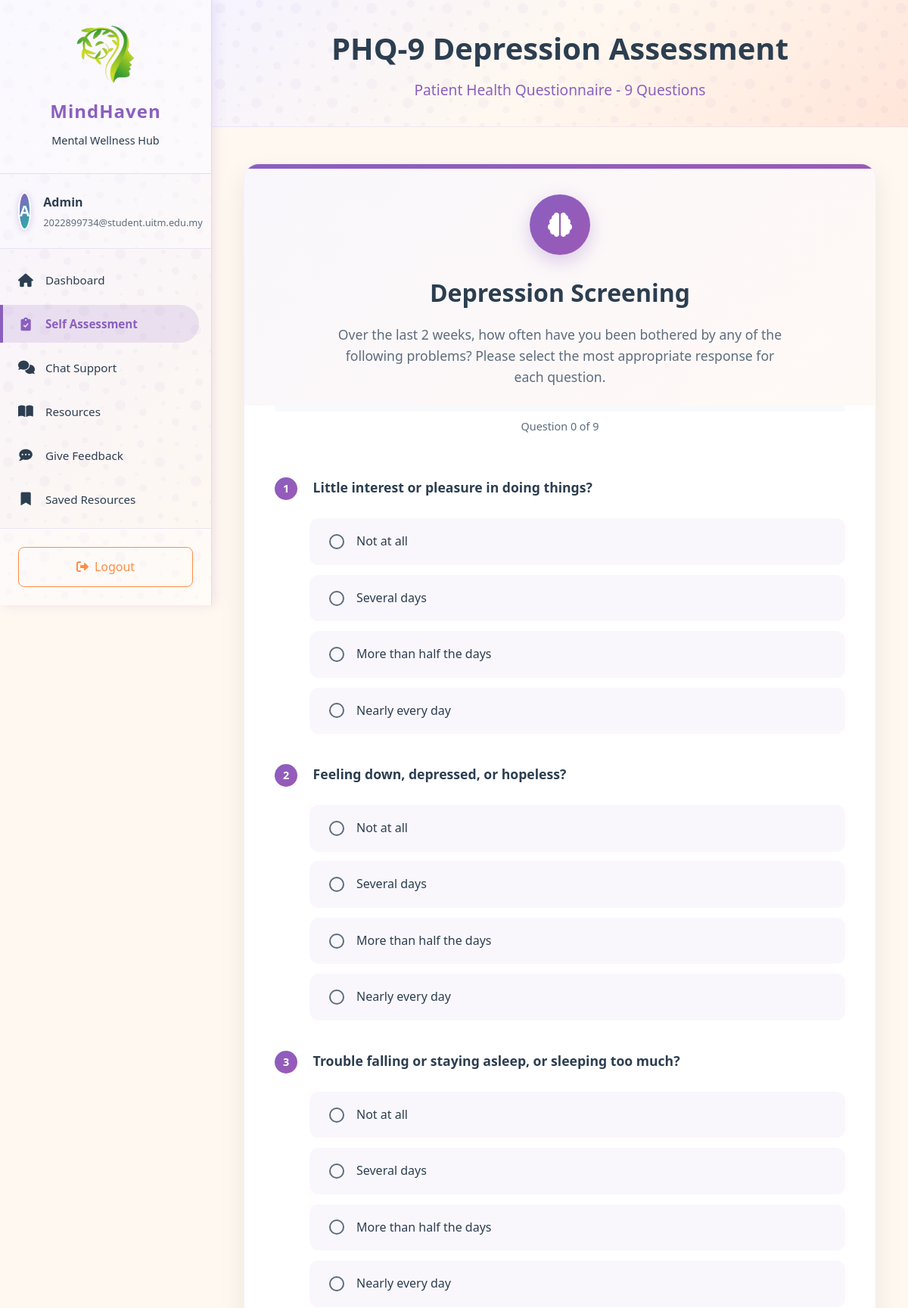
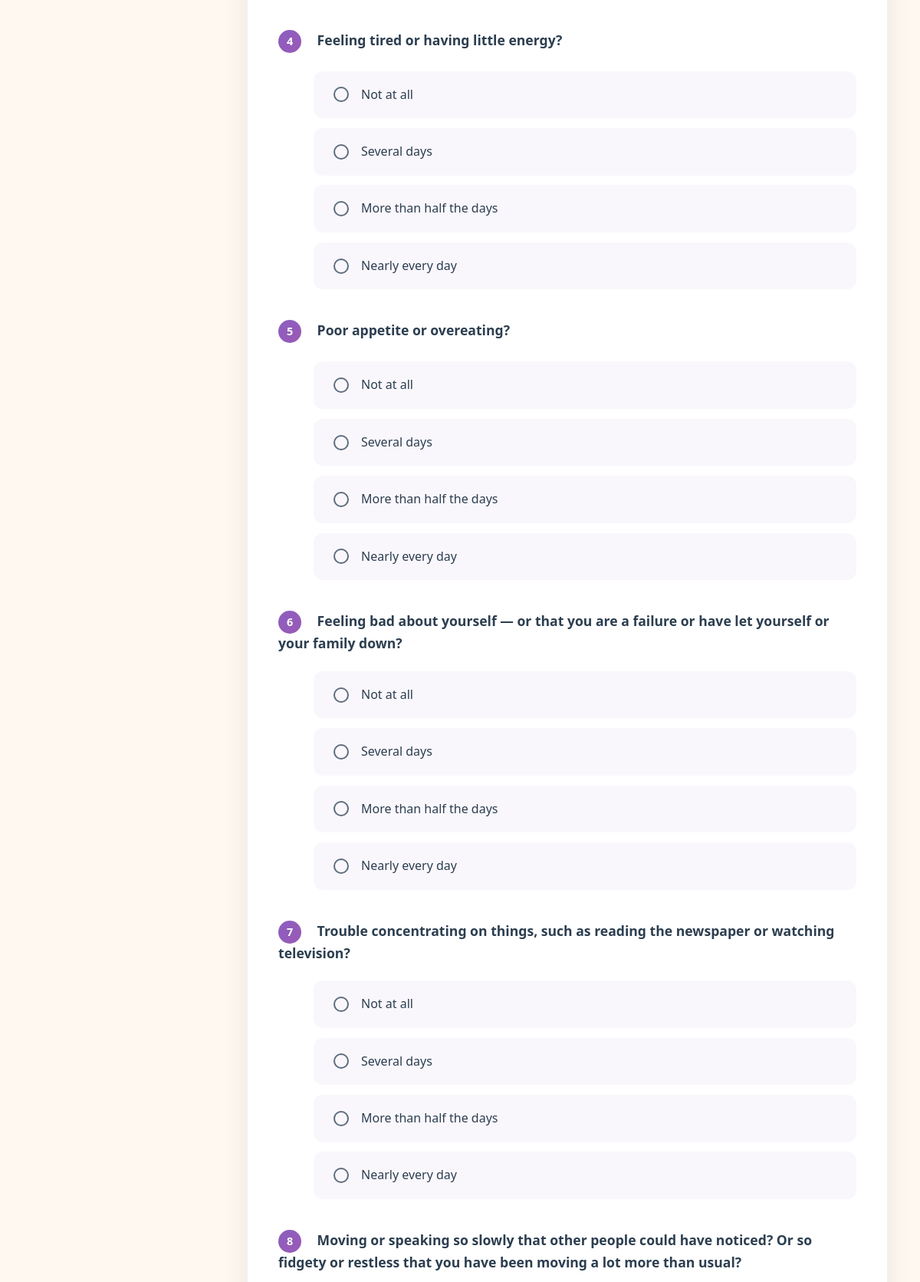
The page /phq9.php (signed in, upper part) on the database its author committed (2 pictures, top to bottom).
### tables this page shows
CREATE TABLE `users` (
  `id` int(11) NOT NULL,
  `username` varchar(100) NOT NULL,
  `email` varchar(255) NOT NULL,
  `password` varchar(255) NOT NULL,
  `created_at` timestamp NOT NULL DEFAULT current_timestamp(),
  `role` enum('user','admin','counsellor') NOT NULL DEFAULT 'user'
);

### phq9.php (the view, shortened to what this page needs)
<?php
$host = 'localhost';
$user = 'root';
$password = '';
$database = 'mindhaven';
$conn = new mysqli($host, $user, $password, $database);
if (isset($_SESSION['user_id'])) {
    $user_id = $_SESSION['user_id'];
    $sql = "SELECT username, email FROM users WHERE id = ?";
    $stmt = $conn->prepare($sql);
    $stmt->bind_param('i', $user_id);
    $stmt->execute();
    $result = $stmt->get_result();
    if ($result->num_rows > 0) {
        $user = $result->fetch_assoc();
    } else {
        echo 'User not found.';
        exit();
    }
} else {
    $user = [
        'username' => 'Anonymous',
        'email' => 'Not Available'
    ];
}
$score = null;
?>
<!DOCTYPE html>
<html lang="en">
<head>
    <link rel="stylesheet" href="https://cdnjs.cloudflare.com/ajax/libs/font-awesome/6.0.0-beta3/css/all.min.css">
</head>
<body>
    <aside class="sidebar" id="sidebar">
        <div class="sidebar-header">
            <img src="assets/mindhavenlogo2.png" alt="MindHaven Logo" class="sidebar-logo">
            <h2 class="sidebar-title">MindHaven</h2>
            <p class="sidebar-subtitle">Mental Wellness Hub</p>
        </div>
        <div class="sidebar-user">
            <div class="user-avatar">
                <?php echo strtoupper(substr($user['username'], 0, 1)); ?>
            </div>
            <div class="user-info">
                <h4><?php echo htmlspecialchars($user['username']); ?></h4>
                <p><?php echo htmlspecialchars($user['email']); ?></p>
            </div>
        </div>
        <nav class="sidebar-nav">
            <div class="nav-item">
                <a href="dashboard.php" class="nav-link">
                    <i class="fas fa-home nav-icon"></i>
                    <span class="nav-text">Dashboard</span>
                </a>
            </div>
            <div class="nav-item">
                <a href="self_assessment.php" class="nav-link active">
                    <i class="fas fa-clipboard-check nav-icon"></i>
                    <span class="nav-text">Self Assessment</span>
                </a>
            </div>
            <div class="nav-item">
                <a href="chat.php" class="nav-link">
                    <i class="fas fa-comments nav-icon"></i>
                    <span class="nav-text">Chat Support</span>
                </a>
            </div>
            <div class="nav-item">
                <a href="resources.php" class="nav-link">
                    <i class="fas fa-book-open nav-icon"></i>
                    <span class="nav-text">Resources</span>
                </a>
            </div>
            <div class="nav-item">
                <a href="give_feedback.php" class="nav-link">
                    <i class="fas fa-comment-dots nav-icon"></i>
                    <span class="nav-text">Give Feedback</span>
                </a>
            </div>
            <div class="nav-item">
                <a href="saved_resources.php" class="nav-link">
                    <i class="fas fa-bookmark nav-icon"></i>
                    <span class="nav-text">Saved Resources</span>
                </a>
            </div>
            <div class="nav-item">
                <a href="tips_of_the_day.php" class="nav-link">
                </a>
            </div>
        </nav>
        <div class="sidebar-footer">
            <a href="logout.php" class="logout-btn">
                <i class="fas fa-sign-out-alt"></i>
                <span>Logout</span>
            </a>
        </div>
    </aside>
    <div class="main-wrapper">
        <header class="header">
            <h1 class="page-title">PHQ-9 Depression Assessment</h1>
            <p class="page-subtitle">Patient Health Questionnaire - 9 Questions</p>
        </header>
        <main class="main-content">
            <div class="assessment-container">
                <?php if ($score === null): ?>
                    <div class="assessment-header">
                        <div class="assessment-icon">
                            <i class="fas fa-brain"></i>
                        </div>
                        <h2 class="assessment-title">Depression Screening</h2>
                        <p class="assessment-description">
                            Over the last 2 weeks, how often have you been bothered by any of the following problems?
                            Please select the most appropriate response for each question.
                        </p>
                    </div>
                    <div class="progress-container" id="progressContainer">
                        <div class="progress-bar">
                        </div>
                        <div class="progress-text" id="progressText">Question 0 of 9</div>
                    </div>
                    <form method="POST" id="assessmentForm">
                        <div class="form-content">
                            <?php
                            $questionsText = [
                                "Little interest or pleasure in doing things?",
                                "Feeling down, depressed, or hopeless?",
                                "Trouble falling or staying asleep, or sleeping too much?",
                                "Feeling tired or having little energy?",
                                "Poor appetite or overeating?",
                                "Feeling bad about yourself — or that you are a failure or have let yourself or your family down?",
                                "Trouble concentrating on things, such as reading the newspaper or watching television?",
                                "Moving or speaking so slowly that other people could have noticed? Or so fidgety or restless that you have been moving a lot more than usual?",
                                "Thoughts that you would be better off dead, or thoughts of hurting yourself in some way?"
                            ];
                            $options = [
                                0 => "Not at all",
                                1 => "Several days",
                                2 => "More than half the days",
                                3 => "Nearly every day"
                            ];
                            foreach ($questionsText as $index => $text):
                                $qName = "q" . ($index + 1);
                            ?>
                                <div class="question-container" style="--question-index: <?= $index ?>">
                                    <label class="question-label">
                                        <span class="question-number"><?= $index + 1 ?></span>
                                        <?= $text ?>
                                    </label>
                                    <div class="options-container">
                                        <?php foreach ($options as $value => $label): ?>
                                            <div class="option-item">
                                                <label for="<?= $qName ?>_<?= $value ?>" class="option-label">
                                                    <div class="option-radio"></div>
                                                    <?= $label ?>
                                                </label>
                                            </div>
                                        <?php endforeach; ?>
                                    </div>
                                </div>
                            <?php endforeach; ?>
                        </div>
                    </form>
                <?php endif; ?>
            </div>
        </main>
    </div>
</body>
</html>

### rows shown on the page
users: username "A", username "Admin", email "2022899734@student.uitm.edu.my"

### other values the page prints
$text "Little interest or pleasure in doing things?"
$label "Not at all"
$label "Several days"
$label "More than half the days"
$label "Nearly every day"
$text "Feeling down, depressed, or hopeless?"
$text "Trouble falling or staying asleep, or sleeping too much?"
$text "Feeling tired or having little energy?"
$text "Poor appetite or overeating?"
$text "Feeling bad about yourself — or that you are a failure or have let yourself or your family down?"
$text "Trouble concentrating on things, such as reading the newspaper or watching television?"
$text "Moving or speaking so slowly that other people could have noticed? Or so fidgety or restless that you have been moving a lot more than usual?"
